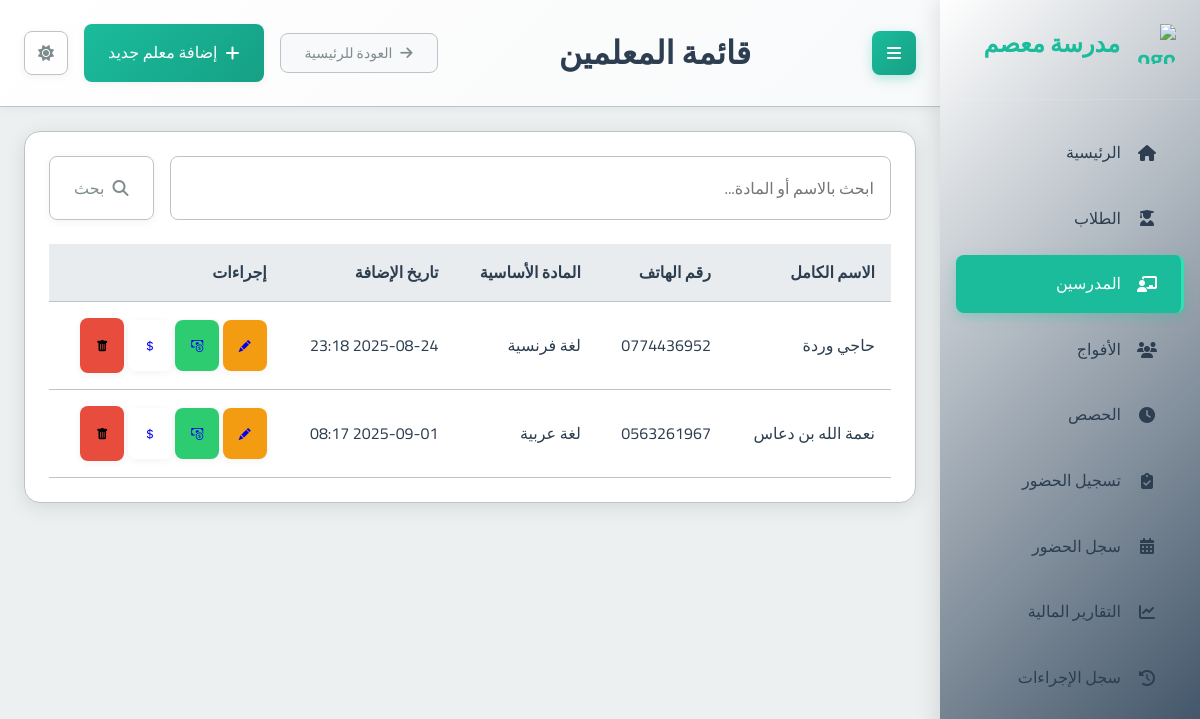
Screenshot of /teachers/ with the database file from the repository.
### school_app/models.py (models this page shows, shortened)
class Teacher(models.Model):
    full_name = models.CharField(max_length=201, verbose_name="الاسم الكامل")
    phone_number = models.CharField(max_length=20, unique=True, verbose_name="رقم الهاتف")
    subject = models.ForeignKey(Subject, on_delete=models.PROTECT, verbose_name="المادة الأساسية")
    created_at = models.DateTimeField(auto_now_add=True, verbose_name="تاريخ الإنشاء")
    class Meta:
        verbose_name = "مدرس"
        verbose_name_plural = "المدرسون"

class Subject(models.Model):
    name = models.CharField(max_length=100, verbose_name="اسم المادة")
    class Meta:
        verbose_name = "مادة دراسية"
        verbose_name_plural = "المواد الدراسية"

### school_app/views.py (the view)
# urls.py: path('teachers/', views.teacher_list, name='teacher_list'),
def teacher_list(request):
    query = request.GET.get('q', '').strip()
    teachers_qs = Teacher.objects.select_related('subject').all()
    if query:
        teachers_qs = teachers_qs.filter(
            Q(full_name__icontains=query) |
            Q(subject__name__icontains=query) # Search by subject name
        )
    teachers = teachers_qs.order_by('full_name')
    context = {
        'teachers': teachers,
        'page_title': "قائمة المعلمين",
        'search_query': query
    }
    return render(request, 'school_app/teacher_list.html', context)

### templates/school_app/teacher_list.html (shortened to what this page needs)
{% extends "base.html" %}
{% block page_title %}{{ page_title|default:"قائمة المعلمين" }}{% endblock %}
{% block header_actions %}
  <a href="{% url 'add_teacher' %}" class="btn btn-primary">
    <i class="fas fa-plus"></i> إضافة معلم جديد
  </a>
{% endblock %}
{% block content %}
<div class="card">
  <div class="card-body">
    <form method="get" action="{% url 'teacher_list' %}" class="mb-3">
      <div class="input-group">
        <input type="text" name="q" class="form-control" placeholder="ابحث بالاسم أو المادة..." value="{{ search_query|default:'' }}">
        <div class="input-group-append">
          <button class="btn btn-outline-secondary" type="submit">
            <i class="fas fa-search"></i> بحث
          </button>
        </div>
      </div>
    </form>
    {% if teachers %}
      <div class="table-container">
        <table class="table table-striped">
          <thead>
            <tr>
              <th>الاسم الكامل</th>
              <th>رقم الهاتف</th>
              <th>المادة الأساسية</th>
              <th>تاريخ الإضافة</th>
              <th>إجراءات</th>
            </tr>
          </thead>
          <tbody>
            {% for teacher in teachers %}
              <tr>
                <td>{{ teacher.full_name }}</td>
                <td dir="ltr">{{ teacher.phone_number }}</td>
                <td>{{ teacher.subject.name }}</td>
                <td>{{ teacher.created_at|date:"Y-m-d H:i" }}</td>
                <td>
                  <a href="{% url 'edit_teacher' teacher.id %}" class="btn btn-sm btn-warning" title="تعديل"> <i class="bi bi-pencil-fill"></i><span class="sr-only">تعديل</span></a>
                  <a href="{% url 'teacher_monthly_payment' teacher_id=teacher.id %}" class="btn btn-sm btn-success" title="دفع المستحقات"><i class="bi bi-cash-coin"></i><span class="sr-only">دفع المستحقات</span></a>
                  <a href="{% url 'teacher_financial_detail' teacher.id %}" class="btn btn-sm btn-outline-primary" title="عرض التفاصيل المالية"><i class="bi bi-currency-dollar"></i></a>
                  <form action="{% url 'delete_teacher' teacher.id %}" method="post" style="display: inline;" onsubmit="return confirm('هل أنت متأكد أنك تريد حذف هذا المدرس؟ قد يؤدي هذا إلى مشاكل إذا كان المدرس مرتبطاً بأفواج حالية.');">
                      <button type="submit" class="btn btn-danger btn-sm" title="حذف"><i class="bi bi-trash-fill"></i><span class="sr-only">حذف</span></button>
                  </form>
                </td>
              </tr>
            {% endfor %}
          </tbody>
        </table>
      </div>
    {% else %}
      <p class="text-center text-muted">لا يوجد معلمون مسجلون حالياً.</p>
      <div class="text-center mt-3">
         <a href="{% url 'add_teacher' %}" class="btn btn-primary">إضافة معلم جديد</a>
      </div>
    {% endif %}
  </div>
</div>
{% endblock %}

### static/css/main.css (style rules this page uses)
:root { --primary-color: #2c3e50; --primary-light: #34495e; --primary-darker: #1a252f; --accent-color: #1abc9c; --accent-light: #2fe2b3; --accent-dark: #16a085; --text-color: #2c3e50; --text-secondary: #7f8c8d; --text-on-primary: #ffffff; --text-on-accent: #ffffff; --text-nav: #2c3e50; --background-color: #ecf0f1; --card-background: #ffffff; --input-background: #ffffff; --border-color: #bdc3c7; --input-border-color: #bdc3c7; --success-color: #2ecc71; --warning-color: #f39c12; --error-color: #e74c3c; --info-color: #1E90FF; --table-header-background: #e9ecef; --table-row-hover-background: #f8f9fa; --box-shadow-color: rgba(0, 0, 0, 0.1); --box-shadow-color-hover: rgba(0, 0, 0, 0.15); --box-shadow-soft-color: rgba(0, 0, 0, 0.05); --subtle-background: #f8f9fa; --spacing-xs: 8px; --spacing-sm: 16px; --spacing-md: 24px; --spacing-lg: 32px; --spacing-xl: 48px; --font-family: 'Cairo', sans-serif; --font-size-xs: 12px; --font-size-sm: 14px; --font-size-md: 16px; --font-size-lg: 20px; --font-size-xl: 24px; --font-size-xxl: 32px; --border-radius-sm: 4px; --border-radius-md: 8px; --border-radius-lg: 16px; --transition-fast: 0.2s ease; --transition-normal: 0.3s ease; --transition-slow: 0.5s ease; --sidebar-width: 260px; }
* { margin: 0; padding: 0; box-sizing: border-box; direction: rtl; }
html { direction: rtl; font-size: 16px; }
body { font-family: var(--font-family); background-color: var(--background-color); color: var(--text-color); line-height: 1.6; transition: background-color var(--transition-normal), color var(--transition-normal); overflow-x: hidden; }
.btn-warning { background: var(--warning-color); }
.btn-success { background: var(--success-color); }
.btn-danger { background: var(--error-color); }
.card { background-color: var(--card-background); border-radius: var(--border-radius-lg); box-shadow: 0 4px 20px var(--box-shadow-color); margin-bottom: var(--spacing-md); overflow: hidden; transition: all var(--transition-normal); border: 1px solid var(--border-color); }
.card-body { padding: var(--spacing-md); color: var(--text-color); }
.btn { font-family: var(--font-family); padding: var(--spacing-sm) var(--spacing-md); border: none; border-radius: var(--border-radius-md); cursor: pointer; font-size: var(--font-size-md); font-weight: 500; text-decoration: none; display: inline-flex; align-items: center; gap: var(--spacing-xs); transition: all var(--transition-fast); box-shadow: 0 2px 8px var(--box-shadow-soft-color); }
.btn-primary { background: linear-gradient(135deg, var(--accent-color) 0%, var(--accent-dark) 100%); color: var(--text-on-accent); }
.btn-outline-secondary { background-color: transparent; border: 1px solid var(--border-color); color: var(--text-secondary); }
input, select, textarea { font-family: var(--font-family); width: 100%; padding: var(--spacing-sm); border: 1px solid var(--input-border-color); border-radius: var(--border-radius-md); background-color: var(--input-background); color: var(--text-color); font-size: var(--font-size-md); transition: all var(--transition-fast); }
.btn-sm { font-size: 12px; padding: 1rem; }
.mb-3 { margin-bottom: var(--spacing-md); }
.input-group { display: flex; gap: var(--spacing-sm); }
.table-container { overflow-x: auto; }
table { width: 100%; border-collapse: collapse; }
th, td { padding: var(--spacing-sm); text-align: right; border-bottom: 1px solid var(--border-color); }
th { background-color: var(--table-header-background); font-weight: 600; color: var(--text-color); }

### rows the page displays
Teacher: full_name "حاجي وردة", phone_number "0774436952", subject.name "لغة فرنسية", created_at "2025-08-24 23:18"
Teacher: full_name "نعمة الله بن دعاس", phone_number "0563261967", subject.name "لغة عربية", created_at "2025-09-01 08:17"

### other values shown
{{ page_title|default:"قائمة المعلمين" }} "قائمة المعلمين"
